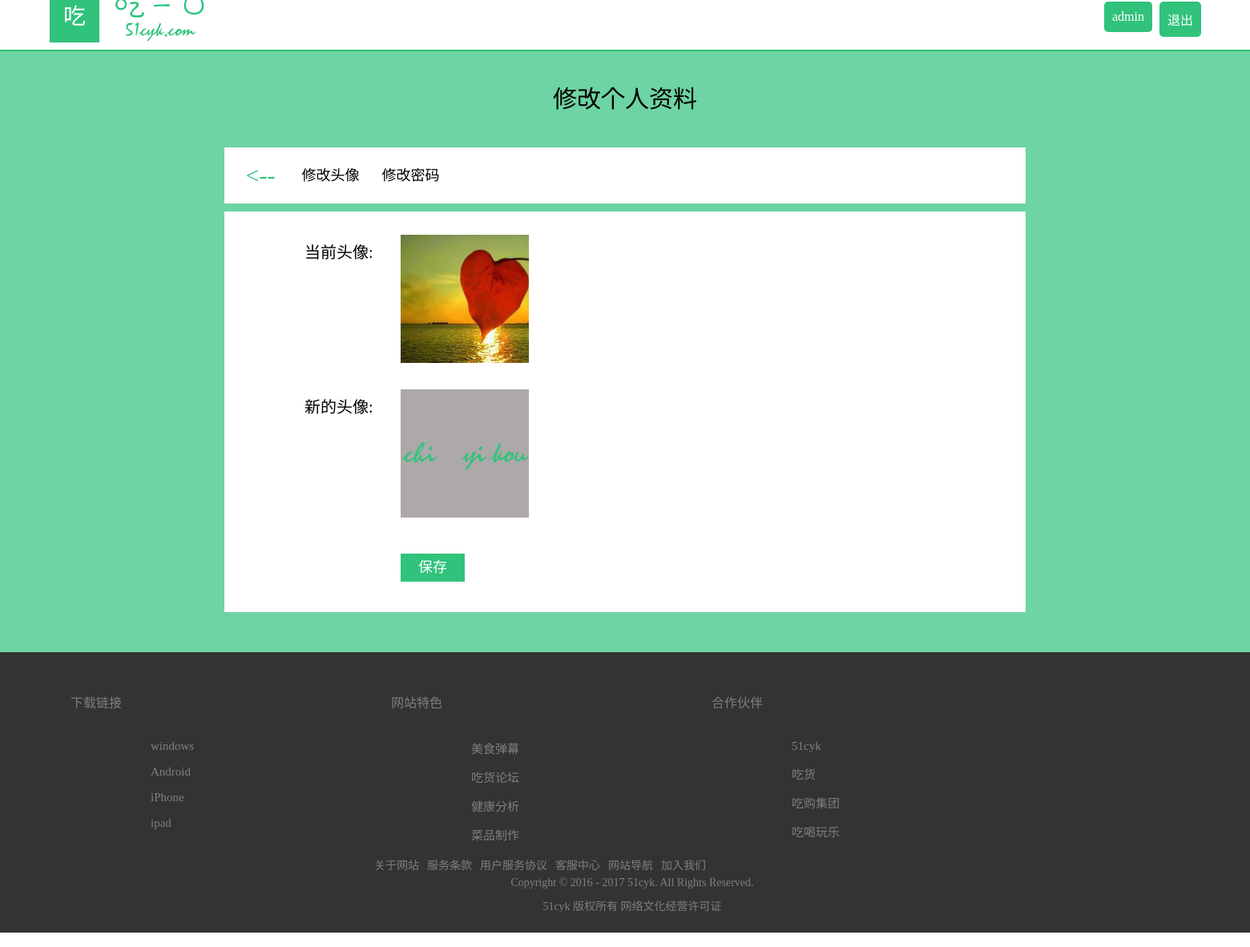
The app's page /update_user.php (signed in), older data.
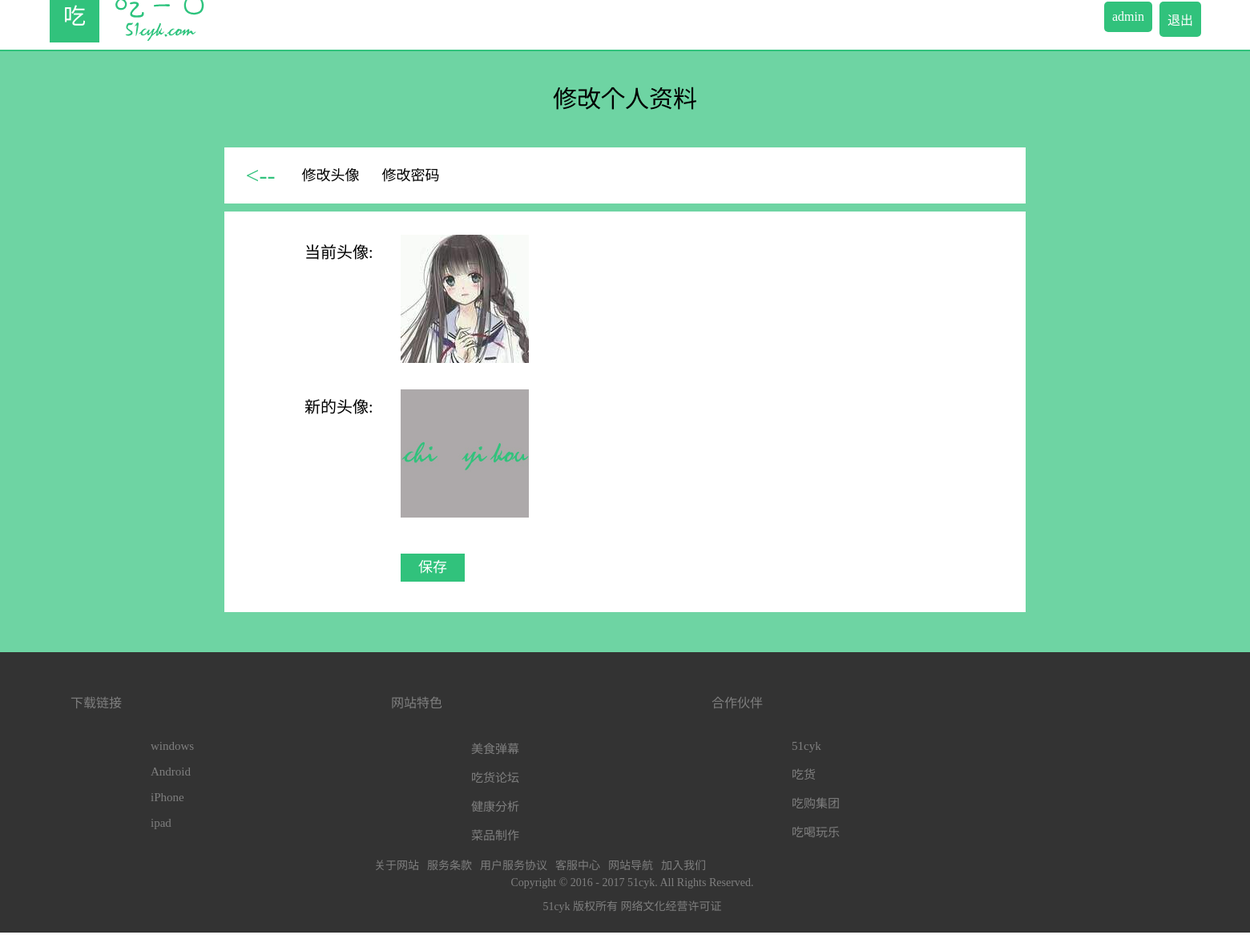
The same page, newer data.
### tables this page shows
CREATE TABLE `test_user` (
  `pkUser` int(11) NOT NULL AUTO_INCREMENT,
  `name` varchar(50) NOT NULL,
  `password` varchar(25) NOT NULL,
  `createTime` date NOT NULL,
  `phone` varchar(11) DEFAULT NULL,
  `mail` varchar(50) DEFAULT NULL,
  `nickname` varchar(25) NOT NULL,
  `posts` int(11) unsigned DEFAULT NULL COMMENT '发帖次数',
  `follows` int(11) unsigned DEFAULT NULL COMMENT '关注人数',
  `fans` int(11) unsigned DEFAULT NULL COMMENT '粉丝数量',
  `img` varchar(50) DEFAULT NULL COMMENT '头像',
  `meses` int(11) DEFAULT NULL,
  PRIMARY KEY (`pkUser`)
);

### update_user.php (the view, shortened to what this page needs)
<!DOCTYPE html>
<html>
<head>
    <link rel="stylesheet" type="text/css" href="css/header.css">
   <link rel="stylesheet" type="text/css" href="css/update_user.css">
</head>
<body onload="ch_color(<?php echo $_GET['ch'];?>)">
<?php include "header2.php";?>
<hr>
<div class="update_user_all">
	<div class="update_user">
		<div class="title">修改个人资料</div>
		<div class="change">
			<ul>
				<a href="update_user.php?ch=0"><li id="ch_0">修改头像</li></a>
				<a href="update_user.php?ch=1"><li id="ch_1">修改密码</li></a>
			</ul>
		</div>
        <div class="return" >
			<a href="user.php?bt=0"> &lt;-- </a>
		</div>
		<div class="touxiang" id="touxian">
		<?php
					@$pkUser = $_SESSION['pkUser'];
					$sql        = "select img from test_user where
                       pkUser='$pkUser';";
                     $result     = mysql_query($sql);
                     $touxiang=array();
                    while ($row = mysql_fetch_array($result))
                    {
                    $touxiang[] = $row;
                    }
		?>
			<div class="text_1">当前头像:</div>
			<div class="img_1"><img src="<?php echo $touxiang[0][0]?>"></div>
			<div class="text_2">新的头像:</div>
			<form action="php/update_png.php" method="post" enctype="multipart/form-data">
			<div class="img_2" id="img_2">
			<img src="img/touxiang_0.jpg" id="img">
			</div>
			<input type="submit" value="保存" id="save">
			</form>
		</div>
	</div>
</div>
<?php include "footer.php";?>
</body>
</html>

Row changes from the older to the newer data that the page shows:
changed test_user: img: a different picture
